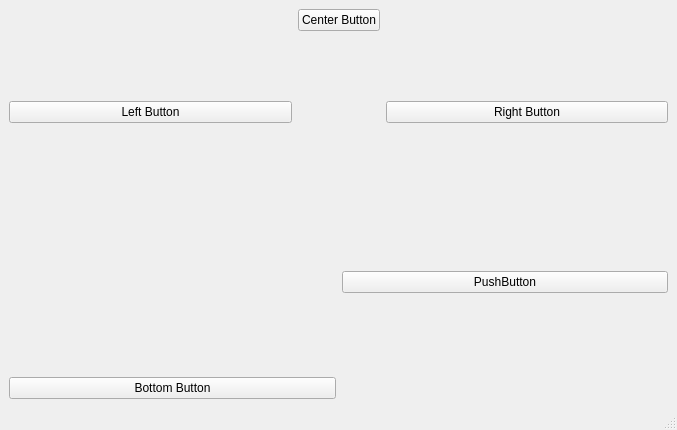
<?xml version="1.0" encoding="UTF-8"?>
<ui version="4.0">
    <class>Page1</class>
    <widget class="QMainWindow" name="Page1">
        <property name="geometry">
            <rect>
                <x>0</x>
                <y>0</y>
                <width>677</width>
                <height>430</height>
            </rect>
        </property>
        <property name="windowTitle">
            <string notr="true">AdySys © ® 2019</string>
        </property>
        <property name="class" stdset="0">
            <string notr="true">container-fluid</string>
        </property>
        <widget class="QWidget" name="centralwidget">
            <layout class="QGridLayout" name="gridLayout_2">
                <item row="2" column="0">
                    <widget class="QPushButton" name="pushButton_2">
                        <property name="text">
                            <string>Bottom Button</string>
                        </property>
                    </widget>
                </item>
                <item row="0" column="0" colspan="2">
                    <layout class="QGridLayout" name="gridLayout">
                        <item row="1" column="1">
                            <spacer name="verticalSpacer">
                                <property name="orientation">
                                    <enum>Qt::Vertical</enum>
                                </property>
                                <property name="sizeHint" stdset="0">
                                    <size>
                                        <width>20</width>
                                        <height>40</height>
                                    </size>
                                </property>
                            </spacer>
                        </item>
                        <item row="0" column="2">
                            <spacer name="horizontalSpacer">
                                <property name="orientation">
                                    <enum>Qt::Horizontal</enum>
                                </property>
                                <property name="sizeHint" stdset="0">
                                    <size>
                                        <width>40</width>
                                        <height>20</height>
                                    </size>
                                </property>
                            </spacer>
                        </item>
                        <item row="0" column="1">
                            <widget class="QPushButton" name="pushButton">
                                <property name="text">
                                    <string>Center Button</string>
                                </property>
                            </widget>
                        </item>
                        <item row="0" column="0">
                            <spacer name="horizontalSpacer_2">
                                <property name="orientation">
                                    <enum>Qt::Horizontal</enum>
                                </property>
                                <property name="sizeHint" stdset="0">
                                    <size>
                                        <width>40</width>
                                        <height>20</height>
                                    </size>
                                </property>
                            </spacer>
                        </item>
                        <item row="1" column="0">
                            <widget class="QPushButton" name="pushButton_3">
                                <property name="text">
                                    <string>Left Button</string>
                                </property>
                            </widget>
                        </item>
                        <item row="1" column="2">
                            <widget class="QPushButton" name="pushButton_4">
                                <property name="text">
                                    <string>Right Button</string>
                                </property>
                            </widget>
                        </item>
                    </layout>
                </item>
                <item row="1" column="0">
                    <spacer name="verticalSpacer_2">
                        <property name="orientation">
                            <enum>Qt::Vertical</enum>
                        </property>
                        <property name="sizeHint" stdset="0">
                            <size>
                                <width>20</width>
                                <height>40</height>
                            </size>
                        </property>
                    </spacer>
                </item>
                <item row="1" column="1">
                    <widget class="QPushButton" name="pushButton_5">
                        <property name="text">
                            <string>PushButton</string>
                        </property>
                    </widget>
                </item>
            </layout>
        </widget>
        <widget class="QMenuBar" name="menubar">
            <property name="geometry">
                <rect>
                    <x>0</x>
                    <y>0</y>
                    <width>677</width>
                    <height>19</height>
                </rect>
            </property>
        </widget>
        <widget class="QStatusBar" name="statusbar"/>
    </widget>
    <resources/>
    <connections/>
</ui>
